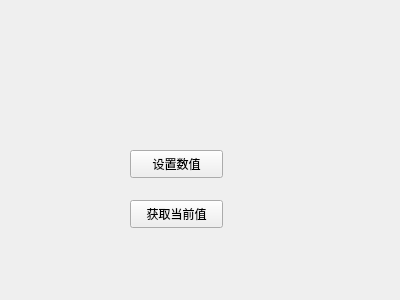
<?xml version="1.0" encoding="UTF-8"?>
<ui version="4.0">
 <class>Widget</class>
 <widget class="QWidget" name="Widget">
  <property name="geometry">
   <rect>
    <x>0</x>
    <y>0</y>
    <width>400</width>
    <height>300</height>
   </rect>
  </property>
  <property name="windowTitle">
   <string>Widget</string>
  </property>
  <widget class="smallwidget" name="widget" native="true">
   <property name="geometry">
    <rect>
     <x>60</x>
     <y>40</y>
     <width>271</width>
     <height>41</height>
    </rect>
   </property>
  </widget>
  <widget class="QPushButton" name="btn_set">
   <property name="geometry">
    <rect>
     <x>130</x>
     <y>150</y>
     <width>93</width>
     <height>28</height>
    </rect>
   </property>
   <property name="text">
    <string>设置数值</string>
   </property>
  </widget>
  <widget class="QPushButton" name="btn_get">
   <property name="geometry">
    <rect>
     <x>130</x>
     <y>200</y>
     <width>93</width>
     <height>28</height>
    </rect>
   </property>
   <property name="text">
    <string>获取当前值</string>
   </property>
  </widget>
 </widget>
 <layoutdefault spacing="6" margin="11"/>
 <customwidgets>
  <customwidget>
   <class>smallwidget</class>
   <extends>QWidget</extends>
   <header location="global">smallwidget.h</header>
   <container>1</container>
  </customwidget>
 </customwidgets>
 <resources/>
 <connections/>
</ui>
